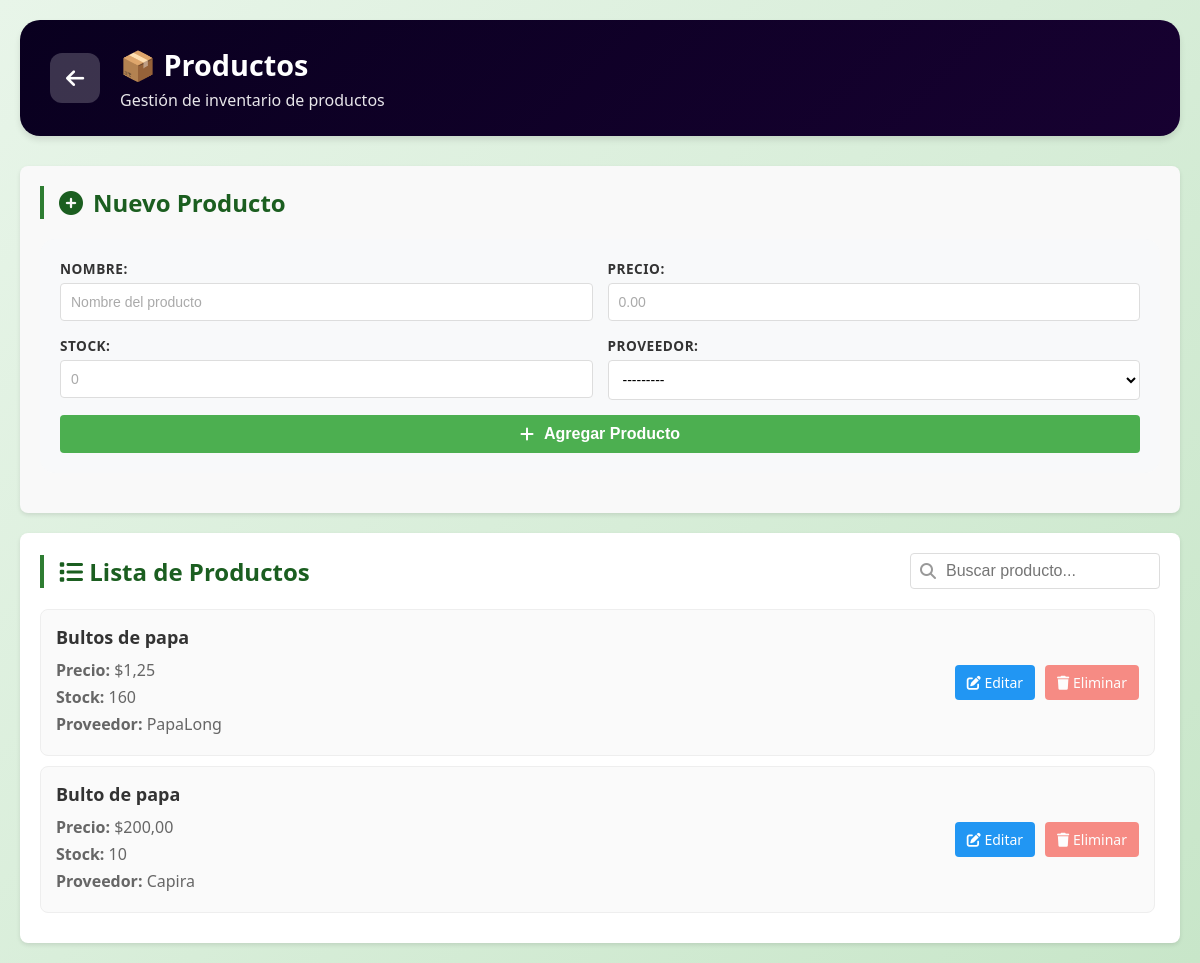
/productos/, run on the app's committed database.
### apps/productos/models.py (models this page shows, shortened)
class Productos(models.Model):
    idProducto = models.AutoField(primary_key=True)
    nombre = models.CharField(max_length=255)
    precio = models.DecimalField(max_digits=12, decimal_places=2)
    stock = models.IntegerField()
    proveedor = models.ForeignKey(
        Proveedores,
        on_delete= models.CASCADE,
        related_name="productos"
    )

### apps/proveedores/models.py (models this page shows)
class Proveedores(models.Model):
    idProveedor = models.AutoField(primary_key=True)
    nombre = models.CharField(max_length=100)
    telefono = models.CharField(max_length=100)
    inicial = models.DecimalField(max_digits=10, decimal_places=2, default=0)
    saldo = models.DecimalField(max_digits=10, decimal_places=2, default=0)
    def __str__(self):
        return self.nombre

### apps/productos/views.py (the view, shortened to what this page needs)
# urls.py: path('', views.ProductoListView.as_view(), name='productos'),
class ProductoListView(FormMixin, ListView):
    model = Productos
    template_name = 'productos.html'
    context_object_name = 'productos'
    form_class = ProductoForm
    def get_context_data(self, **kwargs):
        context = super().get_context_data(**kwargs)
        context['form'] = self.get_form()
        context['proveedores'] = Proveedores.objects.all()
        return context

### apps/productos/forms.py
class ProductoForm(forms.ModelForm):
    class Meta:
        model = Productos
        fields = ['nombre', 'precio', 'stock', 'proveedor']
        widgets = {
            'nombre': forms.TextInput(attrs={
                'class': 'form-control',
                'placeholder': 'Nombre del producto'
            }),
            'precio': forms.NumberInput(attrs={
                'class': 'form-control',
                'placeholder': '0.00',
                'step': '0.01'
            }),
            'stock': forms.NumberInput(attrs={
                'class': 'form-control',
                'placeholder': '0'
            }),
            'proveedor': forms.Select(attrs={
                'class': 'form-control'
            }),
        }

### apps/productos/templates/productos.html (shortened to what this page needs)
{% load static %}
<!DOCTYPE html>
<html lang="es">
<head>
    <link rel="stylesheet" href="{% static 'css/style.css' %}">
    <link rel="stylesheet" href="{% static 'css/font-awesome.min.css' %}">
</head>
<body>
    <div class="container">
        <header class="page-header productos-header">
            <a href="{% url 'inicio' %}" class="btn-volver">
                <i class="fas fa-arrow-left"></i>
            </a>
            <div class="header-info">
                <h1> 📦 Productos</h1>
                <p>Gestión de inventario de productos</p>
            </div>
        </header>
        <section class="form-section">
            <h2 class="section-title"><i class="fas fa-plus-circle"></i> Nuevo Producto</h2>
            <form method="post" class="form-agregar">
                <div class="form-row">
                    <div class="form-group">
                        {{ form.nombre.label_tag }}
                        {{ form.nombre }}
                    </div>
                    <div class="form-group">
                        {{ form.precio.label_tag }}
                        {{ form.precio }}
                    </div>
                </div>
                <div class="form-row">
                    <div class="form-group">
                        {{ form.stock.label_tag }}
                        {{ form.stock }}
                    </div>
                    <div class="form-group">
                        {{ form.proveedor.label_tag }}
                        {{ form.proveedor }}
                    </div>
                </div>
                <button type="submit" class="btn-agregar productos-btn">
                    <i class="fas fa-plus"></i> Agregar Producto
                </button>
            </form>
        </section>
        <section class="lista-section">
            <div class="lista-header">
                <h2 class="section-title"><i class="fas fa-list"></i> Lista de Productos</h2>
                <div class="search-container">
                    <i class="fas fa-search"></i>
                    <input type="text" id="buscarProductos" placeholder="Buscar producto..." onkeyup="buscar()">
                </div>
            </div>
            <div class="lista-container" id="listaProductos">
                {% if productos %}
                    {% for producto in productos %}
                        <div class="item-card">
                            <div class="item-info">
                                <h3>{{ producto.nombre }}</h3>
                                <p><strong>Precio:</strong> ${{ producto.precio }}</p>
                                <p><strong>Stock:</strong> {{ producto.stock }}</p>
                                <p><strong>Proveedor:</strong> {{ producto.proveedor.nombre }}</p>
                            </div>
                            <div class="item-actions">
                                <a href="{% url 'producto_update' producto.pk %}" class="btn-editar">
                                    <i class="fas fa-edit"></i> Editar
                                </a>
                                <a href="{% url 'producto_delete' producto.pk %}" class="btn-eliminar">
                                    <i class="fas fa-trash"></i> Eliminar
                                </a>
                            </div>
                        </div>
                    {% endfor %}
                {% else %}
                    <p class="empty-message">No hay productos registrados</p>
                {% endif %}
            </div>
        </section>
    </div>
</body>
</html>

### panelprincipal/static/css/style.css (style rules this page uses)
* { margin: 0; padding: 0; box-sizing: border-box; }
:root { --primary-color: #2e7d32; --primary-dark: #1b5e20; --primary-light: #4caf50; --secondary-color: #8bc34a; --accent-color: #ff9800; --background: #f5f7f5; --card-bg: #ffffff; --text-primary: #1a1a1a; --text-secondary: #666666; --shadow: 0 4px 6px rgba(0, 0, 0, 0.1); --shadow-hover: 0 8px 25px rgba(0, 0, 0, 0.15); }
body { font-family: 'Segoe UI', Tahoma, Geneva, Verdana, sans-serif; background: linear-gradient(135deg, #e8f5e9 0%, #c8e6c9 100%); min-height: 100vh; color: var(--text-primary); }
.container { max-width: 1200px; margin: 0 auto; padding: 20px; }
.section-title { font-size: 1.5rem; color: var(--primary-dark); margin-bottom: 25px; padding-left: 15px; border-left: 4px solid var(--primary-color); }
.page-header { background: linear-gradient(135deg, var(--primary-color), var(--primary-dark)); border-radius: 20px; padding: 30px; margin-bottom: 30px; color: white; box-shadow: var(--shadow); display: flex; align-items: center; gap: 20px; }
.page-header.productos-header { background: linear-gradient(135deg, #9c27b0, #7b1fa2); }
.btn-volver { background: rgba(255, 255, 255, 0.2); border: none; width: 50px; height: 50px; border-radius: 50%; display: flex; align-items: center; justify-content: center; color: white; text-decoration: none; transition: background 0.3s ease; }
.header-info h1 { font-size: 2rem; font-weight: 700; margin-bottom: 5px; }
.header-info p { opacity: 0.9; }
.form-agregar { background: #f8f9fa; padding: 20px; border-radius: 15px; margin-bottom: 20px; }
.form-row { display: grid; grid-template-columns: 1fr 1fr; gap: 15px; margin-bottom: 15px; }
.form-group { display: flex; flex-direction: column; }
.form-group label { font-size: 0.85rem; font-weight: 600; color: var(--text-secondary); margin-bottom: 6px; text-transform: uppercase; letter-spacing: 0.5px; }
.form-group input, .form-group select { padding: 12px 15px; border: 2px solid #e0e0e0; border-radius: 10px; font-size: 1rem; transition: border-color 0.3s, box-shadow 0.3s; background: white; }
.form-group input::placeholder { color: #aaa; }
.btn-agregar { width: 100%; padding: 14px 20px; border: none; border-radius: 10px; font-size: 1rem; font-weight: 600; color: white; cursor: pointer; display: flex; align-items: center; justify-content: center; gap: 10px; transition: transform 0.2s, box-shadow 0.2s; }
.search-container { position: relative; margin-bottom: 20px; }
.search-container i { position: absolute; left: 15px; top: 50%; transform: translateY(-50%); color: #aaa; font-size: 1rem; }
.search-container input { width: 100%; padding: 14px 15px 14px 45px; border: 2px solid #e0e0e0; border-radius: 12px; font-size: 1rem; transition: border-color 0.3s, box-shadow 0.3s; }
.lista-container { max-height: 350px; overflow-y: auto; padding-right: 5px; }
.btn-eliminar { background: none; border: none; color: #ef5350; cursor: pointer; font-size: 1rem; padding: 5px; opacity: 0.6; transition: opacity 0.2s, transform 0.2s; }
.page-header { display: flex; align-items: center; gap: 20px; padding: 25px 30px; border-radius: 20px; margin-bottom: 30px; color: white; box-shadow: var(--shadow); }
.page-header.productos-header { background: linear-gradient(135deg, #09001f, #170131); }
.btn-volver { display: flex; align-items: center; justify-content: center; width: 50px; height: 50px; background: rgba(255, 255, 255, 0.2); border-radius: 12px; color: white; text-decoration: none; font-size: 1.3rem; transition: background 0.3s, transform 0.2s; }
.header-info h1 { display: flex; align-items: center; gap: 12px; font-size: 1.8rem; margin-bottom: 5px; }
.header-info p { opacity: 0.9; font-size: 1rem; }
.form-section { background: var(--card-bg); border-radius: 20px; padding: 25px; margin-bottom: 25px; box-shadow: var(--shadow); }
.form-section .section-title { display: flex; align-items: center; gap: 10px; margin-bottom: 20px; }
.lista-section { background: var(--card-bg); border-radius: 20px; padding: 25px; box-shadow: var(--shadow); }
.lista-header { display: flex; justify-content: space-between; align-items: center; flex-wrap: wrap; gap: 15px; margin-bottom: 20px; }
.lista-header .section-title { margin-bottom: 0; }
.lista-header .search-container { margin-bottom: 0; min-width: 250px; }

### data on the page
Productos: nombre "Bultos de papa", precio "1,25", stock "160", proveedor.nombre "PapaLong"
Productos: nombre "Bulto de papa", precio "200,00", stock "10", proveedor.nombre "Capira"
